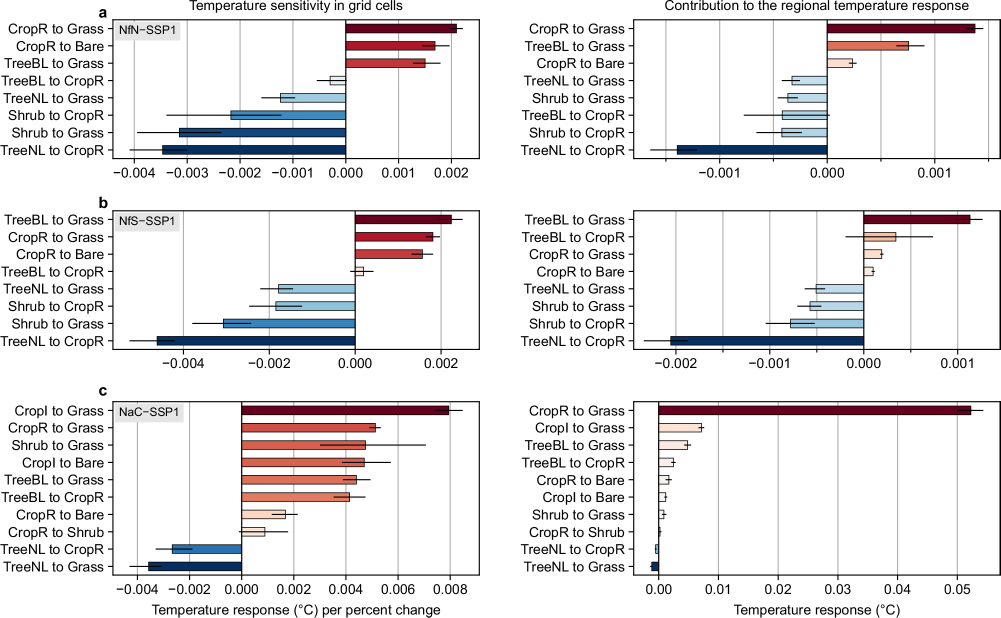
#> input picture gallery/assets/cases/nature-70284-fig8a/measurement-source.png, 2001 x 1235 px (shown at 1/2 size)
$ python build_requested_nature_bar_gallery_cases.py
#> lines starting #> are read from the running program, lines starting #| are printed output that depends on the picture
"""Publish the requested Nature horizontal and stacked bar evidence cases.

The public CSVs contain only raster-derived geometry.  Official Source Data is
retained beside each case for independent validation and never fills a missing
bar or stack segment.
"""

from __future__ import annotations

import csv
import hashlib
import json
import shutil
import re
from pathlib import Path, PureWindowsPath

from PIL import Image, ImageDraw, ImageFont


ROOT = Path(__file__).resolve().parents[1]
ARTIFACTS = ROOT / "artifacts" / "agents"
CASES = ROOT / "gallery" / "assets" / "cases"
MANIFEST = ROOT / "gallery" / "data" / "basics.json"
FONT = Path(r"C:\Windows\Fonts\arial.ttf")
FONT_BOLD = Path(r"C:\Windows\Fonts\arialbd.ttf")
FONT_ITALIC = Path(r"C:\Windows\Fonts\ariali.ttf")


# [6 lines left out: function digest, not called in this run]


def copy(source: Path, target: Path) -> None:
    target.parent.mkdir(parents=True, exist_ok=True)
    shutil.copy2(source, target)


def scrub_local_paths(value):
    if isinstance(value, dict):
        return {key: scrub_local_paths(item) for key, item in value.items()}
    if isinstance(value, list):
        return [scrub_local_paths(item) for item in value]
    if isinstance(value, str) and re.match(r"^[A-Za-z]:[\\/]", value):
        return PureWindowsPath(value).name
    return value


def publish_evidence(source: Path, target: Path) -> None:
    """Copy evidence while removing workstation-specific paths from JSON."""
    target.parent.mkdir(parents=True, exist_ok=True)
    if source.suffix.lower() == ".json":
        payload = scrub_local_paths(json.loads(source.read_text(encoding="utf-8")))
        target.write_text(json.dumps(payload, ensure_ascii=False, indent=2) + "\n", encoding="utf-8")
    elif source.resolve() != target.resolve():
        copy(source, target)


def first_existing(*paths: Path) -> Path:
    for path in paths:
        if path.is_file():
            return path
    raise FileNotFoundError("No canonical evidence file found: " + ", ".join(map(str, paths)))


# [6 lines left out: function write_csv, not called in this run]


def font(size: int, *, bold: bool = False, italic: bool = False) -> ImageFont.FreeTypeFont:
    path = FONT_ITALIC if italic else FONT_BOLD if bold else FONT
    return ImageFont.truetype(str(path), size)


# [75 lines left out: functions vertical_text, build_horizontal_recreation, build_horizontal_overlay, not called in this run]


def build_horizontal() -> dict:
    artifact = ARTIFACTS / "nature-70284-fig8a"
    target = CASES / "nature-70284-fig8a"
    target.mkdir(parents=True, exist_ok=True)
    measurement = first_existing(
        artifact / "original" / "41467_2026_70284_Fig8_HTML.png",
        target / "measurement-source.png",
    )
    if measurement != target / "measurement-source.png":
        copy(measurement, target / "measurement-source.png")
    measurement = target / "measurement-source.png"

    candidate_csv = first_existing(artifact / "extraction" / "fig8a-primary.csv", target / "candidate-data.csv")
    candidate_report = first_existing(artifact / "extraction" / "fig8a-report.json", target / "candidate-report.json")
    figure_spec = first_existing(artifact / "figure-spec.json", target / "figure-spec.json")
    copy(candidate_csv, target / "candidate-data.csv") if candidate_csv != target / "candidate-data.csv" else None
    publish_evidence(candidate_report, target / "candidate-report.json")
#> (reads gallery/assets/cases/nature-40822-fig1f/candidate-report.json from the repository)
    publish_evidence(figure_spec, target / "figure-spec.json")
#> (reads gallery/assets/cases/nature-40822-fig1f/figure-spec.json from the repository)
    for source, name in [
        (artifact / "preflight-report.json", "preflight-report.json"),
        (artifact / "validation" / "source-validation-report.json", "source-validation.json"),
        (artifact / "provenance" / "SOURCES.md", "SOURCES.md"),
        (artifact / "README.md", "README.md"),
    ]:
        if source.is_file():
            publish_evidence(source, target / name)
#> this loop made 4 passes; (reads gallery/assets/cases/nature-40822-fig1f/preflight-report.json from the repository)

    full = Image.open(measurement).convert("RGB")
    original = full.crop((0, 0, 2001, 360))
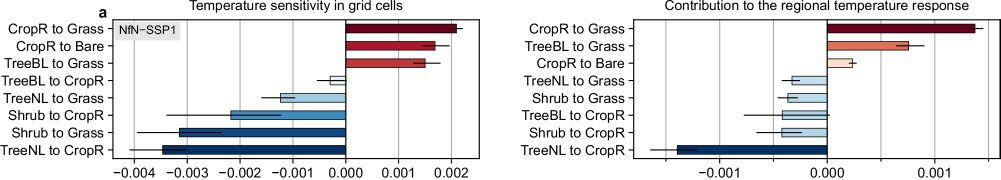
#> original: PIL image 2001x360 RGB (shown at 1/2 size); mean R, G, B 226.4, 225.5, 227.4
    original.save(target / "original.png")
    overlay_source = first_existing(artifact / "extraction" / "fig8a-overlay.png", target / "overlay-full.png")
    recreation_source = first_existing(artifact / "extraction" / "fig8a-recreation.png", target / "recreated-full.png")
    if overlay_source != target / "overlay-full.png":
        copy(overlay_source, target / "overlay-full.png")
    if recreation_source != target / "recreated-full.png":
        copy(recreation_source, target / "recreated-full.png")
    Image.open(target / "overlay-full.png").convert("RGB").crop((0, 0, 2001, 360)).save(target / "overlay.png")
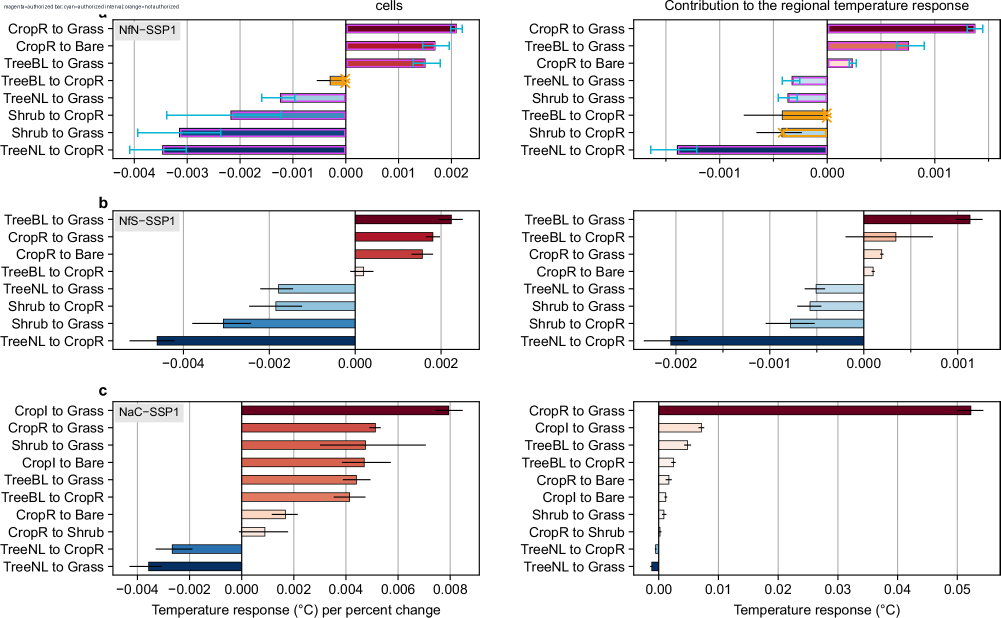
#> input picture gallery/assets/cases/nature-70284-fig8a/overlay-full.png, 2001 x 1235 px (shown at 1/2 size)
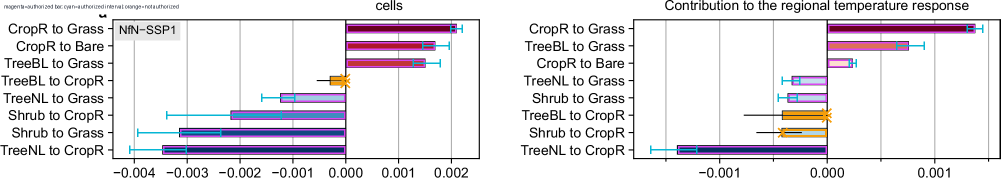
#> saved as overlay.png: PIL image 2001x360 RGB (shown at 1/2 size); mean R, G, B 229.8, 226.6, 231
    Image.open(target / "recreated-full.png").convert("RGB").crop((0, 0, 2001, 360)).save(target / "recreated.png")
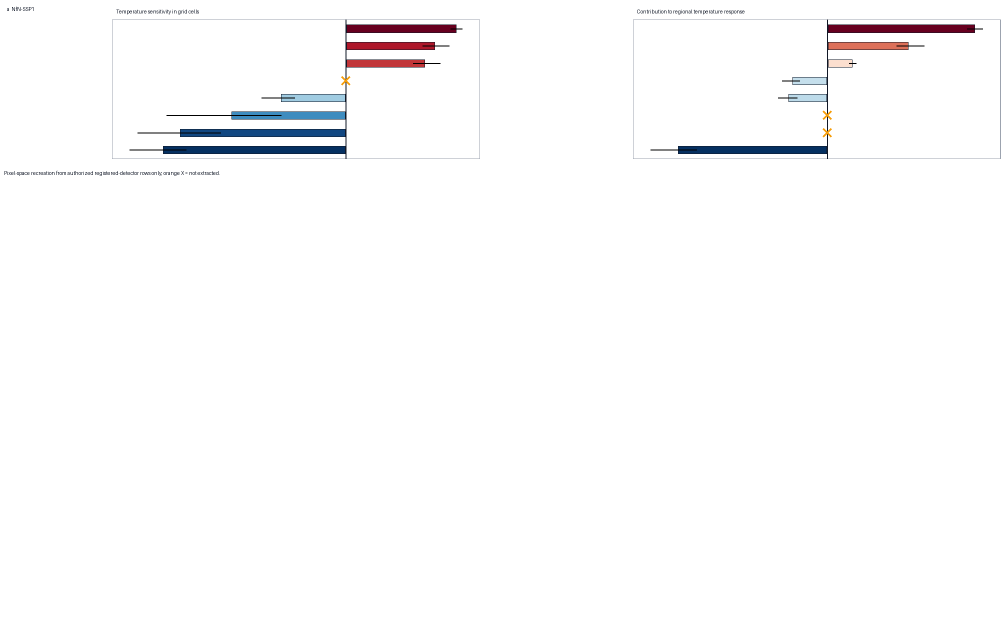
#> input picture gallery/assets/cases/nature-70284-fig8a/recreated-full.png, 2001 x 1235 px (shown at 1/2 size)
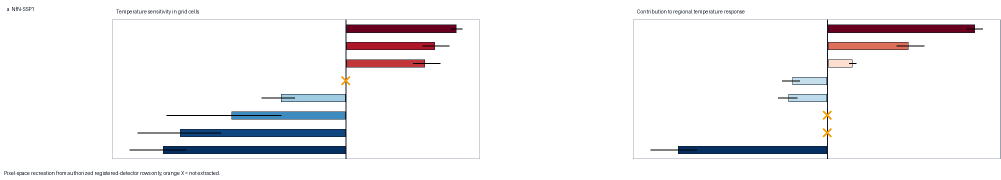
#> saved as recreated.png: PIL image 2001x360 RGB (shown at 1/2 size); mean R, G, B 243, 242.1, 243.8

    spec = json.loads((target / "figure-spec.json").read_text(encoding="utf-8"))
    panel_by_id = {panel["panel_id"]: panel for panel in spec["panels"]}
    rows: list[dict] = []
    with (target / "candidate-data.csv").open(newline="", encoding="utf-8") as handle:
#> (reads gallery/assets/cases/nature-40822-fig1f/candidate-data.csv from the repository)
        for raw in csv.DictReader(handle):
            panel = panel_by_id[raw["panel_id"]]
            category_index = next(
                index for index, anchor in enumerate(panel["axes"][0]["anchors"])
                if anchor["value"] == raw["category"]
            )
            y_center = float(panel["axes"][0]["anchors"][category_index]["pixel"])
            fill = panel["series"][0]["bar_colors_by_category"][category_index]
            authorized = raw["numeric_output_authorized"].lower() == "true"
            start = float(raw["start_pixel"]) if authorized else None
            end = float(raw["end_pixel"]) if authorized else None
            rows.append({
                "kind": "rect",
                "shape": "rect",
                "panel": raw["panel_id"],
                "series": raw["metric"],
                "category": raw["category"],
                "scenario": raw["scenario"],
                "unit": raw["unit"],
                "value": raw["value"],
                "error_lower": raw["error_lower_value"],
                "error_upper": raw["error_upper_value"],
                "error_status": raw["error_status"],
                "error_lower_pixel": raw["error_lower_pixel"],
                "error_upper_pixel": raw["error_upper_pixel"],
                "confidence": raw["confidence"],
                "numeric_use_allowed": "true" if authorized else "false",
                "value_status": "visible_bar_with_interval" if authorized else "not_extracted",
                "reason": raw["unauthorized_reason"],
                "pixel_x": round(min(start, end), 3) if authorized else "",
                "pixel_y": round(y_center - 9, 3) if authorized else "",
                "width": round(abs(end - start), 3) if authorized else "",
                "height": 18 if authorized else "",
                "fill": fill,
            })
    write_csv(target / "data.csv", rows)
    build_horizontal_overlay(original, rows, spec).save(target / "overlay.png")
    build_horizontal_recreation(rows, spec).save(target / "recreated.png")
    report = json.loads((target / "candidate-report.json").read_text(encoding="utf-8"))
    public_report = {
        "schema_version": 1,
        "case_id": "nature-70284-fig8a",
        "status": "partial_visible",
        "route": report["route"],
        "expected_detection_count_passed": report["expected_detection_count_passed"],
        "source_data_role": "independent_validation_only",
        "measurement": {
            "file": "measurement-source.png",
            "sha256": digest(measurement),
            "size": [2001, 1235],
            "gallery_crop": [0, 0, 2001, 360],
            "resampling_applied": False,
        },
        "coverage": {"visible_slots": 16, "authorized_bars": 13, "not_extracted": 3, "fraction": 0.8125},
        "interval_coverage": {"authorized_bars_with_intervals": 13, "authorized_bars": 13},
        "validation": {"status": "not_comparable", "numerically_compared": 0, "filled_from_external_data": 0},
        "limitations": report["limitations"],
    }
    (target / "report.json").write_text(json.dumps(public_report, ensure_ascii=False, indent=2) + "\n", encoding="utf-8")
    return {
        "id": "bar-horizontal",
        "title": "横向发散柱状图",
        "subtitle": "双面板均值与 Bootstrap 区间",
        "status": "partial_visible",
        "statusLabel": "部分可见提取 · 13/16",
        "description": "从 Nature Communications Fig. 8a 的原始像素恢复两组发散横柱及区间；3 个被黑色区间线切断的浅色柱保留为未提取。",
        "metrics": [{"label": "授权柱", "value": "13 / 16"}, {"label": "区间覆盖", "value": "13 / 13"}],
        "journal": "Nature Communications",
        "figure": "Fig. 8a",
        "articleTitle": "Climate response to Nature Future scenarios in a regional Earth System Model",
        "articleUrl": "https://www.nature.com/articles/s41467-026-70284-8",
        "figureUrl": "https://www.nature.com/articles/s41467-026-70284-8/figures/8",
        "styleSpec": {
            "renderer": "paper-native-geometry",
            "fidelity": "visible_geometry_candidate",
            "label": "论文原生画布 · 部分可见提取",
            "note": "复现只绘制 13 个授权柱及其可见 Bootstrap 区间；橙色叉号对应 3 个未授权槽位。",
            "canvas": {"width": 2001, "height": 360},
            "rasterEvidenceInteractive": True,
        },
        "assets": {name: f"assets/cases/nature-70284-fig8a/{filename}" for name, filename in {
            "original": "original.png", "overlay": "overlay.png", "recreated": "recreated.png", "data": "data.csv", "report": "report.json"
        }.items()},
    }


# [139 lines left out: functions build_stacked_recreation, build_stacked, replace_samples, not called in this run]


def main() -> None:
    replace_samples([build_horizontal(), build_stacked()])
    print("published requested Nature bar gallery cases")


if __name__ == "__main__":
#> (the run stopped early here; a loop or call above may not have finished)
